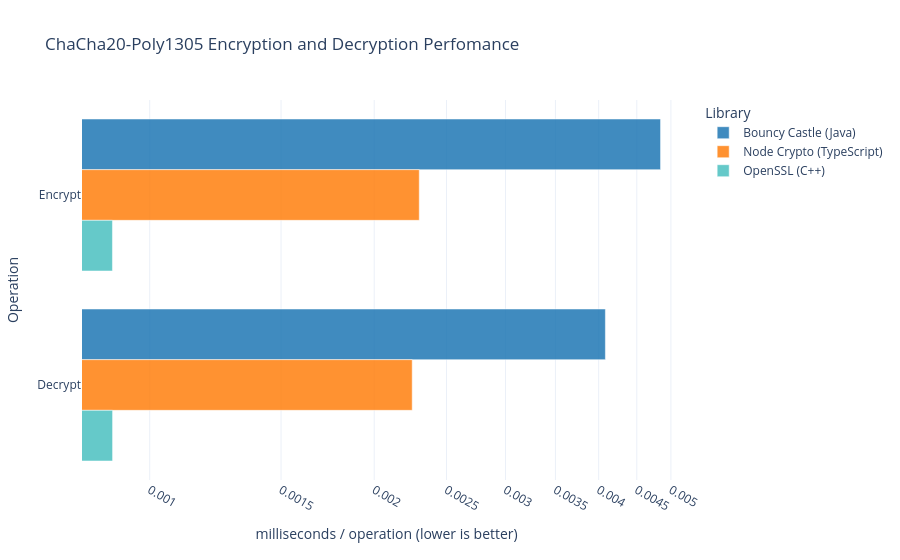

The cell this chart's notebook holds for it:
### Markdown cell above
# ChaCha20-Poly1305

ChaCha20-Poly1305 is a symmetric key streaming cypher. It uses the Poly-1305 message authenication algorithm in order to generate a MAC (Message Authenication Code) for the cypher texts so if an eavesdropper were to change the encrypted message, it would be detectable by the source.

### Code cell
#| echo: false

import json
import plotly.graph_objects as go
import plotly.io as pio

pio.renderers.default = "plotly_mimetype+notebook_connected"

def load_json(path):
    with open(path, 'r') as f: return json.load(f)

java_results = load_json('./bouncycastle-benchmark/results.json')
node_chacha_results = load_json('./node-benchmarks/results/chacha20-benchmark-results.json')
cpp_results = load_json('./openssl-cpp-benchmark/results.json')

java_enc = [e['primaryMetric']['score'] / 1e6 for e in java_results if 'chacha' in e['benchmark'].lower() and 'encrypt' in e['benchmark'].lower()][0]
java_dec = [e['primaryMetric']['score'] / 1e6 for e in java_results if 'chacha' in e['benchmark'].lower() and 'decrypt' in e['benchmark'].lower()][0]

node_enc = node_chacha_results['tasks'][0]['latency']['mean']
node_dec = node_chacha_results['tasks'][1]['latency']['mean']

cpp_enc = [b['real_time'] / 1e6 for b in cpp_results['benchmarks'] 
           if b.get('run_type') == 'aggregate' and b.get('aggregate_name') == 'mean' 
           and 'chacha20' in b['name'].lower() and 'encrypt' in b['name'].lower()][0]
cpp_dec = [b['real_time'] / 1e6 for b in cpp_results['benchmarks'] 
           if b.get('run_type') == 'aggregate' and b.get('aggregate_name') == 'mean' 
           and 'chacha20' in b['name'].lower() and 'decrypt' in b['name'].lower()][0]

operations = ['Encrypt', 'Decrypt']
colors = {
    'java': 'rgba(31, 119, 180, 0.85)',
    'node': 'rgba(255, 127, 14, 0.85)',
    'cpp': 'rgba(75, 192, 192, 0.85)'
}

fig = go.Figure()

fig.add_trace(go.Bar(
    y=operations,
    x=[java_enc, java_dec],
    name='Bouncy Castle (Java)',
    orientation='h',
    marker_color=colors['java'],
    hovertemplate='<b>Java</b><br>%{y}: %{x:.6f} ms<extra></extra>'
))

fig.add_trace(go.Bar(
    y=operations,
    x=[node_enc, node_dec],
    name='Node Crypto (TypeScript)',
    orientation='h',
    marker_color=colors['node'],
    hovertemplate='<b>Node</b><br>%{y}: %{x:.6f} ms<extra></extra>'
))

fig.add_trace(go.Bar(
    y=operations,
    x=[cpp_enc, cpp_dec],
    name='OpenSSL (C++)',
    orientation='h',
    marker_color=colors['cpp'],
    hovertemplate='<b>C++</b><br>%{y}: %{x:.6f} ms<extra></extra>'
))

fig.update_layout(
    title='ChaCha20-Poly1305 Encryption and Decryption Perfomance',
    xaxis_title='milliseconds / operation (lower is better)',
    xaxis_type="log",
    yaxis_title="Operation",
    barmode='group',
    template='plotly_white',
    legend_title="Library",
    autosize=True,
    yaxis=dict(autorange="reversed")
)

fig.show()

### Figure 1 — Plotly figure (JSON) as saved in the notebook; plotly's stock layout.template omitted (floating-point values rounded to 4 significant figures)
{"data": [{"hovertemplate": "<b>Java</b><br>%{y}: %{x:.6f} ms<extra></extra>", "marker": {"color": "rgba(31, 119, 180, 0.85)"}, "name": "Bouncy Castle (Java)", "orientation": "h", "type": "bar", "x": [0.004842, 0.004084], "y": ["Encrypt", "Decrypt"]}, {"hovertemplate": "<b>Node</b><br>%{y}: %{x:.6f} ms<extra></extra>", "marker": {"color": "rgba(255, 127, 14, 0.85)"}, "name": "Node Crypto (TypeScript)", "orientation": "h", "type": "bar", "x": [0.002299, 0.002249], "y": ["Encrypt", "Decrypt"]}, {"hovertemplate": "<b>C++</b><br>%{y}: %{x:.6f} ms<extra></extra>", "marker": {"color": "rgba(75, 192, 192, 0.85)"}, "name": "OpenSSL (C++)", "orientation": "h", "type": "bar", "x": [0.0008913, 0.0008916], "y": ["Encrypt", "Decrypt"]}], "layout": {"autosize": true, "barmode": "group", "legend": {"title": {"text": "Library"}}, "title": {"text": "ChaCha20-Poly1305 Encryption and Decryption Perfomance"}, "xaxis": {"title": {"text": "milliseconds / operation (lower is better)"}, "type": "log"}, "yaxis": {"autorange": "reversed", "title": {"text": "Operation"}}}}
